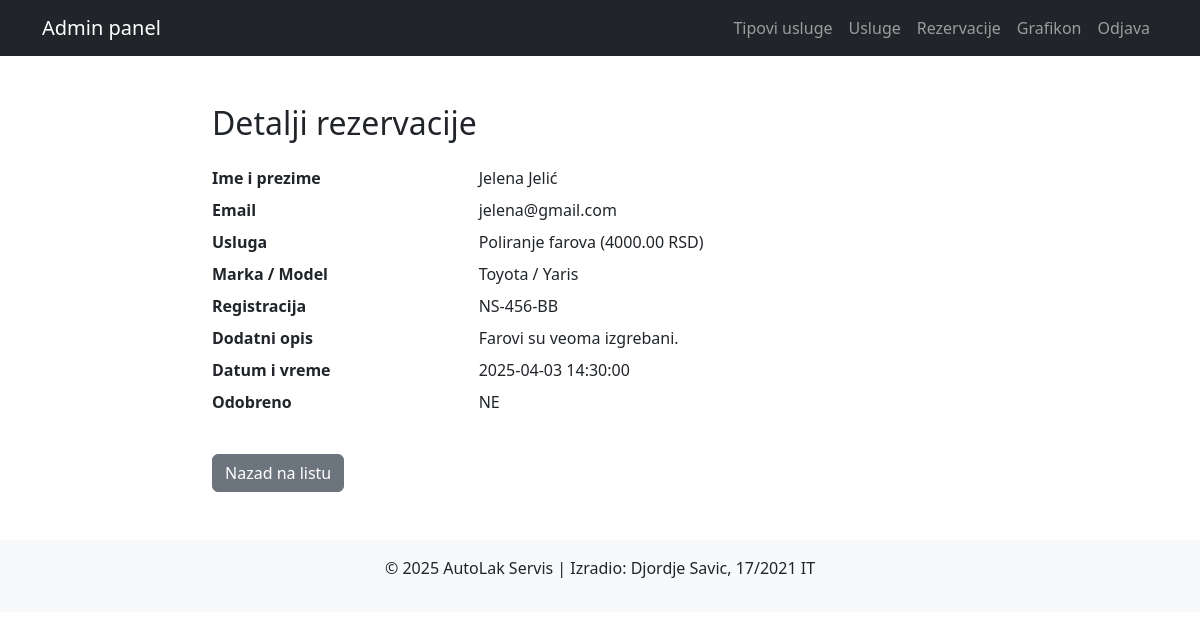
The app's page /admin/rezervacije/detail.php?id=2 (signed in) with its own data.
### tables this page shows
CREATE TABLE rezervacije (
    id INT AUTO_INCREMENT PRIMARY KEY,
    usluga_id INT,
    ime_prezime VARCHAR(100) NOT NULL,
    email VARCHAR(100) NOT NULL,
    marka_auta VARCHAR(50),
    model_auta VARCHAR(50),
    registracija_auta VARCHAR(20),
    dodatni_opis TEXT,
    datum_vreme DATETIME,
    odobreno BOOLEAN DEFAULT FALSE,
    FOREIGN KEY (usluga_id) REFERENCES usluga(id)
        ON DELETE SET NULL
);

CREATE TABLE usluga (
    id INT AUTO_INCREMENT PRIMARY KEY,
    tip_usluge_id INT,
    naziv VARCHAR(100) NOT NULL,
    opis TEXT,
    cena DECIMAL(10,2) NOT NULL,
    slika VARCHAR(255),
    objavljeno BOOLEAN DEFAULT TRUE,
    istaknuto BOOLEAN DEFAULT FALSE,
    FOREIGN KEY (tip_usluge_id) REFERENCES tip_usluge(id)
        ON DELETE SET NULL
);

### admin/rezervacije/detail.php (the view, shortened to what this page needs)
<?php
require_once "../../db.php";
include "../../admin-modules/header.php";
$id = (int) $_GET['id'];
$stmt = $pdo->prepare("
    SELECT r.*, u.naziv AS usluga_naziv, u.cena
    FROM rezervacije r
    LEFT JOIN usluga u ON r.usluga_id = u.id
    WHERE r.id = ?
");
$stmt->execute([$id]);
$rezervacija = $stmt->fetch();
?>
<div class="container mt-5" style="max-width: 800px;">
    <h2>Detalji rezervacije</h2>
    <dl class="row mt-4">
        <dt class="col-sm-4">Ime i prezime</dt>
        <dd class="col-sm-8"><?= $rezervacija['ime_prezime'] ?></dd>
        <dt class="col-sm-4">Email</dt>
        <dd class="col-sm-8"><?= $rezervacija['email'] ?></dd>
        <dt class="col-sm-4">Usluga</dt>
        <dd class="col-sm-8"><?= $rezervacija['usluga_naziv'] ?> (<?= $rezervacija['cena'] ?> RSD)</dd>
        <dt class="col-sm-4">Marka / Model</dt>
        <dd class="col-sm-8"><?= $rezervacija['marka_auta'] ?> / <?= $rezervacija['model_auta'] ?></dd>
        <dt class="col-sm-4">Registracija</dt>
        <dd class="col-sm-8"><?= $rezervacija['registracija_auta'] ?></dd>
        <dt class="col-sm-4">Dodatni opis</dt>
        <dd class="col-sm-8"><?= $rezervacija['dodatni_opis'] ?></dd>
        <dt class="col-sm-4">Datum i vreme</dt>
        <dd class="col-sm-8"><?= $rezervacija['datum_vreme'] ?></dd>
        <dt class="col-sm-4">Odobreno</dt>
        <dd class="col-sm-8"><?= $rezervacija['odobreno'] ? 'DA' : 'NE' ?></dd>
    </dl>
    <a href="list.php" class="btn btn-secondary mt-3">Nazad na listu</a>
</div>
<?php include "../../admin-modules/footer.php"; ?>

### records on screen
rezervacije: ime_prezime "Jelena Jelić", email "jelena@gmail.com", usluga.naziv "Poliranje farova", usluga.cena "4000.00", marka_auta "Toyota", model_auta "Yaris", registracija_auta "NS-456-BB", dodatni_opis "Farovi su veoma izgrebani.", datum_vreme "2025-04-03 14:30:00"
